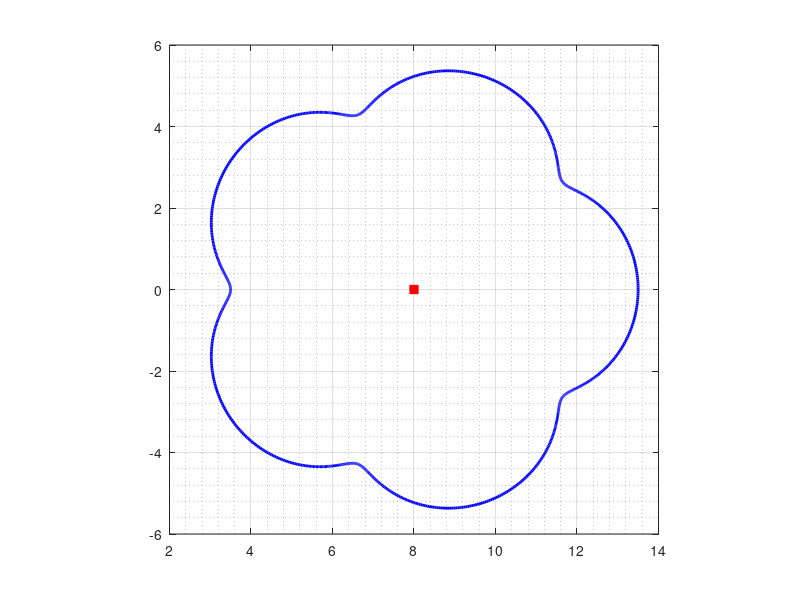

Write MATLAB code to recreate this figure. (Note: this script raises an error after producing the figure.)
clear;clc
%eigenvalues of KD using fft
% Table 3 of Numerical studeies of the
% Steklov eigenvalue problem via convformal mappings
%%
n =2^10;
h=2*pi/n;
t = 0:h:2*pi-h; t=t(:);
%%
et   = 8+5*exp(1i*t)+0.5*exp(6i*t);
etp  = 5i*exp(1i*t)+3i*exp(6i*t);
etpp = -5*exp(1i*t)-18*exp(6i*t);
Area = h*sum(real(et).*imag(etp))
L    = h*sum(abs(etp))
alpha = 8;
%%
fig1=figure;
hold on; box on;
crv = et; crv(end+1)=crv(1);
plot(real(crv),imag(crv),'b','LineWidth',2);
plot(real(alpha),imag(alpha),'sr','MarkerFaceColor','r');
set(fig1,'PaperSize',[5  5]);
grid on; axis square
axis([2 14 -6 6])
ax=gca; 
set(ax,'xminorgrid','on','yminorgrid','on')
ax.GridAlpha=0.25; ax.MinorGridAlpha=0.25;
set(gca,'FontSize',20)
set(ax,'LooseInset',get(ax,'TightInset'))
% print(fig1, 'fig_4air.pdf', '-dpdf', '-fillpage');
print -depsc fig_ex3e
%%
A        =  et-alpha;
Ap       =  etp;
%
h        =   2*pi/n;
% 
for k=1:n
    for j=1:n
        if (k==j)
            N(k,j)  =  h*(1/pi)*imag(0.5*(etpp(k)/etp(k))-Ap(k)/A(k));
            tM(k,j) =  h*(1/pi)*real(0.5*(etpp(k)/etp(k))-Ap(k)/A(k));
        else
            N(k,j)  =  h*(1/pi)*imag((A(k)*etp(j))/(A(j)*(et(j)-et(k))));
            tM(k,j) =  h*((1/(2*pi))*cot((t(k)-t(j))/2)...
                        +(1/pi)*real((A(k)*etp(j))/(A(j)*(et(j)-et(k)))));
        end
    end
end
%
for k=1:n
    for j=1:n
        if (((j-k)/2)-floor((j-k)/2) == 0)
            K(k,j) = 0;
        else
            K(k,j) = (2/n)*cot(pi*(k-j)/n);
        end
    end
end
%
M        =  -K+tM;
E        =  -inv(eye(n)-N)*M;
%%
MD = matD(n);
P  = diag(1./abs(etp));
% 
KD = P*MD*E;
%%
KDI    = KD+eye(n);
[V,D]  = eigs(KDI,102,'smallestabs');
Dv     = real(diag(D)-1)*sqrt(Area);
lam_ns = real(diag(D)-1);
%%
format long g
Dv(1:12)
lam_ns(1:12)
%%
v= 1:100; v= v';
xe = lam_ns(3:102);
%
%
fig2=figure;
hold on; box on;
plot(v,xe,'b','LineWidth',2);
plot(v,(pi*v)/L,':k','LineWidth',2);
% plot(v,lam,'r','LineWidth',2);
% set(fig1,'PaperSize',[5  5]);
grid on; axis square
ax=gca; 
legend({'$\lambda_k$','$\frac{\pi k}{|\Gamma|}$'},...
    'Location','northwest','Interpreter','latex')
set(ax,'xminorgrid','on','yminorgrid','on')
ax.GridAlpha=0.25; ax.MinorGridAlpha=0.25;
set(gca,'FontSize',14)
set(ax,'LooseInset',get(ax,'TightInset'))
xlabel('$k$','Interpreter','latex')
ylabel('$\lambda_k$','Interpreter','latex')
%%
figure;
hold on; box on;
plot(v(1:10),xe(1:10),'ob','LineWidth',2,'MarkerFaceColor','b');
plot(v(1:10),(pi*v(1:10))/L,':k','LineWidth',2);
% plot(v,lam,':k','LineWidth',2);
grid on; axis square
ax=gca; 
legend({'$\lambda_k$','$\frac{\pi k}{|\Gamma|}$'},...
    'Location','northwest','Interpreter','latex')
set(ax,'xminorgrid','on','yminorgrid','on')
ax.GridAlpha=0.25; ax.MinorGridAlpha=0.25;
set(gca,'FontSize',20)
set(ax,'LooseInset',get(ax,'TightInset'))
xlabel('$k$','Interpreter','latex')
ylabel('$\lambda_k$','Interpreter','latex')
print -depsc fig_3_10eig_1
%%
figure;
hold on; box on;
plot(v(30:40),xe(30:40),'ob','LineWidth',2,'MarkerFaceColor','b');
plot(v(30:40),(pi*v(30:40))/L,':k','LineWidth',2);
% plot(v,lam,':k','LineWidth',2);
% set(fig1,'PaperSize',[5  5]);
grid on; axis square
ax=gca; 
legend({'$\lambda_k$','$\frac{\pi k}{|\Gamma|}$'},...
    'Location','northwest','Interpreter','latex')
set(ax,'xminorgrid','on','yminorgrid','on')
ax.GridAlpha=0.25; ax.MinorGridAlpha=0.25;
xticks([30:2:40])
set(gca,'FontSize',20)
set(ax,'LooseInset',get(ax,'TightInset'))
xlabel('$k$','Interpreter','latex')
ylabel('$\lambda_k$','Interpreter','latex')
print -depsc fig_3_10eig_2
%%
figure;
hold on; box on;
plot(v(90:100),xe(90:100),'ob','LineWidth',2,'MarkerFaceColor','b');
plot(v(90:100),(pi*v(90:100))/L,':k','LineWidth',2);
% plot(v,lam,':k','LineWidth',2);
% set(fig1,'PaperSize',[5  5]);
grid on; axis square
ax=gca; 
legend({'$\lambda_k$','$\frac{\pi k}{|\Gamma|}$'},...
    'Location','northwest','Interpreter','latex')
set(ax,'xminorgrid','on','yminorgrid','on')
ax.GridAlpha=0.25; ax.MinorGridAlpha=0.25;
set(gca,'FontSize',20)
set(ax,'LooseInset',get(ax,'TightInset'))
xlabel('$k$','Interpreter','latex')
ylabel('$\lambda_k$','Interpreter','latex')
print -depsc fig_3_10eig_3
%%
